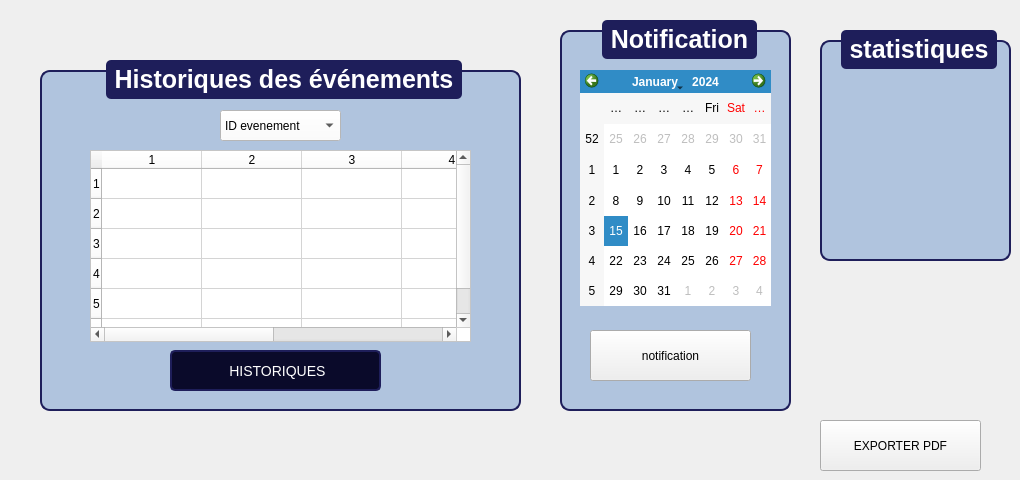
       <widget class="QWidget" name="tab_2">
        <attribute name="title">
         <string>Historique\statistiques\notification</string>
        </attribute>
        <widget class="QGroupBox" name="groupBox_32">
         <property name="geometry">
          <rect>
           <x>40</x>
           <y>60</y>
           <width>481</width>
           <height>351</height>
          </rect>
         </property>
         <property name="styleSheet">
          <string notr="true">QGroupBox {
    font-family: &quot;Arial&quot;;
    font-size: 25px;
    font-weight: bold;
    color: #0A0A2A;
    border: 2px solid #1E1E5A;
    border-radius: 10px;
    margin-top: 10px;
    background-color: #B0C4DE;
}

QGroupBox::title {
    subcontrol-origin: margin;
    subcontrol-position: top center;
    padding: 5px;
    background-color: #1E1E5A;
    color: white;
    border-radius: 5px;
}
</string>
         </property>
         <property name="title">
          <string>Historiques des événements</string>
         </property>
         <widget class="QPushButton" name="pushButton_63">
          <property name="geometry">
           <rect>
            <x>130</x>
            <y>290</y>
            <width>211</width>
            <height>41</height>
           </rect>
          </property>
          <property name="styleSheet">
           <string notr="true">QLineEdit, QDateTimeEdit {
    font-family: &quot;Arial&quot;;
    font-size: 14px;
    color: white;
    background-color: #0A0A2A;
    border: 2px solid #1E1E5A;
    border-radius: 5px;
    padding: 5px;
}

QPushButton {
    font-family: &quot;Arial Black&quot;;
    font-size: 14px;
    color: white;
    background-color: #0A0A2A;
    border: 2px solid #1E1E5A;
    border-radius: 5px;
    padding: 5px;
}

QPushButton:hover {
    background-color: #1E1E5A;
}
</string>
          </property>
          <property name="text">
           <string> HISTORIQUES</string>
          </property>
          <property name="icon">
           <iconset>
            <normaloff>:/icons/icones/addition.png</normaloff>:/icons/icones/addition.png</iconset>
          </property>
          <property name="iconSize">
           <size>
            <width>20</width>
            <height>20</height>
           </size>
          </property>
         </widget>
         <widget class="QComboBox" name="comboBox_8">
          <property name="geometry">
           <rect>
            <x>180</x>
            <y>50</y>
            <width>121</width>
            <height>31</height>
           </rect>
          </property>
          <property name="styleSheet">
           <string notr="true">background-color: rgb(255, 255, 255);</string>
          </property>
          <item>
           <property name="text">
            <string>ID evenement</string>
           </property>
          </item>
         </widget>
         <widget class="QTableWidget" name="tableWidget_2">
          <property name="geometry">
           <rect>
            <x>50</x>
            <y>90</y>
            <width>381</width>
            <height>192</height>
           </rect>
          </property>
          <property name="styleSheet">
           <string notr="true">background-color: rgb(255, 255, 255);</string>
          </property>
          <row/>
          <row/>
          <row/>
          <row/>
          <row/>
          <row/>
          <column/>
          <column/>
          <column/>
          <column/>
          <column/>
          <column/>
         </widget>
        </widget>
        <widget class="QGroupBox" name="groupBox_33">
         <property name="geometry">
          <rect>
           <x>820</x>
           <y>30</y>
           <width>191</width>
           <height>231</height>
          </rect>
         </property>
         <property name="styleSheet">
          <string notr="true">QGroupBox {
    font-family: &quot;Arial&quot;;
    font-size: 25px;
    font-weight: bold;
    color: #0A0A2A;
    border: 2px solid #1E1E5A;
    border-radius: 10px;
    margin-top: 10px;
    background-color: #B0C4DE;
}

QGroupBox::title {
    subcontrol-origin: margin;
    subcontrol-position: top center;
    padding: 5px;
    background-color: #1E1E5A;
    color: white;
    border-radius: 5px;
}
</string>
         </property>
         <property name="title">
          <string>statistiques</string>
         </property>
         <widget class="QLabel" name="label_184">
          <property name="geometry">
           <rect>
            <x>90</x>
            <y>240</y>
            <width>241</width>
            <height>20</height>
           </rect>
          </property>
          <property name="styleSheet">
           <string notr="true">QLabel {
    font-size: 20px;
    font-weight: bold;
    color: #002366;  /* Bleu foncé */
}</string>
          </property>
          <property name="text">
           <string>Confidentialité</string>
          </property>
         </widget>
         <widget class="QPushButton" name="pushButton_146">
          <property name="geometry">
           <rect>
            <x>10</x>
            <y>420</y>
            <width>71</width>
            <height>41</height>
           </rect>
          </property>
          <property name="styleSheet">
           <string notr="true">QLineEdit, QDateTimeEdit {
    font-family: &quot;Arial&quot;;
    font-size: 14px;
    color: white;
    background-color: #0A0A2A;
    border: 2px solid #1E1E5A;
    border-radius: 5px;
    padding: 5px;
}

QPushButton {
    font-family: &quot;Arial Black&quot;;
    font-size: 14px;
    color: white;
    background-color: #0A0A2A;
    border: 2px solid #1E1E5A;
    border-radius: 5px;
    padding: 5px;
}

QPushButton:hover {
    background-color: #1E1E5A;
}
</string>
          </property>
          <property name="text">
           <string>ajouter</string>
          </property>
          <property name="icon">
           <iconset>
            <normaloff>:/icons/icones/addition.png</normaloff>:/icons/icones/addition.png</iconset>
          </property>
          <property name="iconSize">
           <size>
            <width>20</width>
            <height>20</height>
           </size>
          </property>
         </widget>
         <widget class="QLabel" name="label_185">
          <property name="geometry">
           <rect>
            <x>10</x>
            <y>310</y>
            <width>201</width>
            <height>20</height>
           </rect>
          </property>
          <property name="styleSheet">
           <string notr="true">QLabel {
	font: 6pt &quot;Segoe UI&quot;;
    font-size: 20px;
    font-weight: bold;
    color: #002366;  /* Bleu foncé */
}
</string>
          </property>
          <property name="text">
           <string>Responsable</string>
          </property>
         </widget>
         <widget class="QLineEdit" name="l2_43">
          <property name="geometry">
           <rect>
            <x>160</x>
            <y>310</y>
            <width>141</width>
            <height>41</height>
           </rect>
          </property>
          <property name="styleSheet">
           <string notr="true">QLineEdit, QDateTimeEdit {
    font-family: &quot;Arial&quot;;
    font-size: 14px;
    color: white;
    background-color: #0A0A2A;
    border: 2px solid #1E1E5A;
    border-radius: 5px;
    padding: 5px;
}

QPushButton {
    font-family: &quot;Arial Black&quot;;
    font-size: 14px;
    color: white;
    background-color: #0A0A2A;
    border: 2px solid #1E1E5A;
    border-radius: 5px;
    padding: 5px;
}

QPushButton:hover {
    background-color: #1E1E5A;
}

</string>
          </property>
         </widget>
         <widget class="QLabel" name="label_186">
          <property name="geometry">
           <rect>
            <x>20</x>
            <y>360</y>
            <width>201</width>
            <height>20</height>
           </rect>
          </property>
          <property name="styleSheet">
           <string notr="true">QLabel {
	font: 6pt &quot;Segoe UI&quot;;
    font-size: 20px;
    font-weight: bold;
    color: #002366;  /* Bleu foncé */
}
</string>
          </property>
          <property name="text">
           <string>Capacité</string>
          </property>
         </widget>
         <widget class="QLineEdit" name="l2_44">
          <property name="geometry">
           <rect>
            <x>160</x>
            <y>360</y>
            <width>141</width>
            <height>41</height>
           </rect>
          </property>
          <property name="styleSheet">
           <string notr="true">QLineEdit, QDateTimeEdit {
    font-family: &quot;Arial&quot;;
    font-size: 14px;
    color: white;
    background-color: #0A0A2A;
    border: 2px solid #1E1E5A;
    border-radius: 5px;
    padding: 5px;
}

QPushButton {
    font-family: &quot;Arial Black&quot;;
    font-size: 14px;
    color: white;
    background-color: #0A0A2A;
    border: 2px solid #1E1E5A;
    border-radius: 5px;
    padding: 5px;
}

QPushButton:hover {
    background-color: #1E1E5A;
}

</string>
          </property>
         </widget>
         <widget class="QCheckBox" name="checkBox_23">
          <property name="geometry">
           <rect>
            <x>80</x>
            <y>270</y>
            <width>91</width>
            <height>24</height>
           </rect>
          </property>
          <property name="text">
           <string>Privees</string>
          </property>
         </widget>
         <widget class="QCheckBox" name="checkBox_24">
          <property name="geometry">
           <rect>
            <x>190</x>
            <y>273</y>
            <width>91</width>
            <height>21</height>
           </rect>
          </property>
          <property name="text">
           <string>public</string>
          </property>
         </widget>
         <widget class="QPushButton" name="pushButton_148">
          <property name="geometry">
           <rect>
            <x>110</x>
            <y>420</y>
            <width>81</width>
            <height>41</height>
           </rect>
          </property>
          <property name="styleSheet">
           <string notr="true">QLineEdit, QDateTimeEdit {
    font-family: &quot;Arial&quot;;
    font-size: 14px;
    color: white;
    background-color: #0A0A2A;
    border: 2px solid #1E1E5A;
    border-radius: 5px;
    padding: 5px;
}

QPushButton {
    font-family: &quot;Arial Black&quot;;
    font-size: 14px;
    color: white;
    background-color: #0A0A2A;
    border: 2px solid #1E1E5A;
    border-radius: 5px;
    padding: 5px;
}

QPushButton:hover {
    background-color: #1E1E5A;
}
</string>
          </property>
          <property name="text">
           <string>modifier</string>
          </property>
          <property name="icon">
           <iconset>
            <normaloff>:/icons/icones/addition.png</normaloff>:/icons/icones/addition.png</iconset>
          </property>
          <property name="iconSize">
           <size>
            <width>20</width>
            <height>20</height>
           </size>
          </property>
         </widget>
         <widget class="QPushButton" name="pushButton_149">
          <property name="geometry">
           <rect>
            <x>370</x>
            <y>420</y>
            <width>81</width>
            <height>51</height>
           </rect>
          </property>
          <property name="styleSheet">
           <string notr="true">QLineEdit, QDateTimeEdit {
    font-family: &quot;Arial&quot;;
    font-size: 14px;
    color: white;
    background-color: #0A0A2A;
    border: 2px solid #1E1E5A;
    border-radius: 5px;
    padding: 5px;
}

QPushButton {
    font-family: &quot;Arial Black&quot;;
    font-size: 14px;
    color: white;
    background-color: #0A0A2A;
    border: 2px solid #1E1E5A;
    border-radius: 5px;
    padding: 5px;
}

QPushButton:hover {
    background-color: #1E1E5A;
}
</string>
          </property>
          <property name="text">
           <string>modifier</string>
          </property>
          <property name="icon">
           <iconset>
            <normaloff>:/icons/icones/addition.png</normaloff>:/icons/icones/addition.png</iconset>
          </property>
          <property name="iconSize">
           <size>
            <width>20</width>
            <height>20</height>
           </size>
          </property>
         </widget>
         <widget class="QPushButton" name="pushButton_150">
          <property name="geometry">
           <rect>
            <x>230</x>
            <y>420</y>
            <width>81</width>
            <height>41</height>
           </rect>
          </property>
          <property name="styleSheet">
           <string notr="true">QLineEdit, QDateTimeEdit {
    font-family: &quot;Arial&quot;;
    font-size: 14px;
    color: white;
    background-color: #0A0A2A;
    border: 2px solid #1E1E5A;
    border-radius: 5px;
    padding: 5px;
}

QPushButton {
    font-family: &quot;Arial Black&quot;;
    font-size: 14px;
    color: white;
    background-color: #0A0A2A;
    border: 2px solid #1E1E5A;
    border-radius: 5px;
    padding: 5px;
}

QPushButton:hover {
    background-color: #1E1E5A;
}
</string>
          </property>
          <property name="text">
           <string>annuler</string>
          </property>
          <property name="icon">
           <iconset>
            <normaloff>:/icons/icones/addition.png</normaloff>:/icons/icones/addition.png</iconset>
          </property>
          <property name="iconSize">
           <size>
            <width>20</width>
            <height>20</height>
           </size>
          </property>
         </widget>
         <widget class="QLabel" name="label_27">
          <property name="geometry">
           <rect>
            <x>20</x>
            <y>50</y>
            <width>151</width>
            <height>151</height>
           </rect>
          </property>
          <property name="text">
           <string/>
          </property>
          <property name="pixmap">
           <pixmap>../../stat.png</pixmap>
          </property>
          <property name="scaledContents">
           <bool>true</bool>
          </property>
         </widget>
        </widget>
        <widget class="QPushButton" name="acceuil_22">
         <property name="geometry">
          <rect>
           <x>820</x>
           <y>420</y>
           <width>161</width>
           <height>51</height>
          </rect>
         </property>
         <property name="styleSheet">
          <string notr="true">QPushButton {
    background-color: #E8F1FF; /* Couleur de fond initiale */
    color: #000000; /* Couleur du texte */
    border: none;
    font-size: 13px; /* Augmenter la taille du texte */
    font-weight: bold;
    padding: 12px; /* Espacement pour agrandir le bouton */
    border-radius: 8px;
    text-align: center; /* Centrer le texte */
    qproperty-iconSize: 32px 32px; /* Agrandir l'icône */
}

QPushButton:hover {
    background-color: #D0E3FF; /* Couleur au survol */
}

QPushButton:pressed {
    background-color: #D0E3FF; /* Bleu foncé lorsqu'on clique */
    color: white;
}
url(:/icons/icones/14.png)</string>
         </property>
         <property name="text">
          <string>EXPORTER PDF</string>
         </property>
         <property name="icon">
          <iconset>
           <normaloff>:/icons/icones/upload.png</normaloff>:/icons/icones/upload.png</iconset>
         </property>
        </widget>
        <widget class="QGroupBox" name="groupBox_35">
         <property name="geometry">
          <rect>
           <x>560</x>
           <y>20</y>
           <width>231</width>
           <height>391</height>
          </rect>
         </property>
         <property name="styleSheet">
          <string notr="true">QGroupBox {
    font-family: &quot;Arial&quot;;
    font-size: 25px;
    font-weight: bold;
    color: #0A0A2A;
    border: 2px solid #1E1E5A;
    border-radius: 10px;
    margin-top: 10px;
    background-color: #B0C4DE;
}

QGroupBox::title {
    subcontrol-origin: margin;
    subcontrol-position: top center;
    padding: 5px;
    background-color: #1E1E5A;
    color: white;
    border-radius: 5px;
}
</string>
         </property>
         <property name="title">
          <string>Notification</string>
         </property>
         <widget class="QPushButton" name="pushButton_156">
          <property name="geometry">
           <rect>
            <x>370</x>
            <y>420</y>
            <width>81</width>
            <height>51</height>
           </rect>
          </property>
          <property name="styleSheet">
           <string notr="true">QLineEdit, QDateTimeEdit {
    font-family: &quot;Arial&quot;;
    font-size: 14px;
    color: white;
    background-color: #0A0A2A;
    border: 2px solid #1E1E5A;
    border-radius: 5px;
    padding: 5px;
}

QPushButton {
    font-family: &quot;Arial Black&quot;;
    font-size: 14px;
    color: white;
    background-color: #0A0A2A;
    border: 2px solid #1E1E5A;
    border-radius: 5px;
    padding: 5px;
}

QPushButton:hover {
    background-color: #1E1E5A;
}
</string>
          </property>
          <property name="text">
           <string>modifier</string>
          </property>
          <property name="icon">
           <iconset>
            <normaloff>:/icons/icones/addition.png</normaloff>:/icons/icones/addition.png</iconset>
          </property>
          <property name="iconSize">
           <size>
            <width>20</width>
            <height>20</height>
           </size>
          </property>
         </widget>
         <widget class="QPushButton" name="pushButton_157">
          <property name="geometry">
           <rect>
            <x>230</x>
            <y>420</y>
            <width>81</width>
            <height>41</height>
           </rect>
          </property>
          <property name="styleSheet">
           <string notr="true">QLineEdit, QDateTimeEdit {
    font-family: &quot;Arial&quot;;
    font-size: 14px;
    color: white;
    background-color: #0A0A2A;
    border: 2px solid #1E1E5A;
    border-radius: 5px;
    padding: 5px;
}

QPushButton {
    font-family: &quot;Arial Black&quot;;
    font-size: 14px;
    color: white;
    background-color: #0A0A2A;
    border: 2px solid #1E1E5A;
    border-radius: 5px;
    padding: 5px;
}

QPushButton:hover {
    background-color: #1E1E5A;
}
</string>
          </property>
          <property name="text">
           <string>annuler</string>
          </property>
          <property name="icon">
           <iconset>
            <normaloff>:/icons/icones/addition.png</normaloff>:/icons/icones/addition.png</iconset>
          </property>
          <property name="iconSize">
           <size>
            <width>20</width>
            <height>20</height>
           </size>
          </property>
         </widget>
         <widget class="QPushButton" name="acceuil_24">
          <property name="geometry">
           <rect>
            <x>30</x>
            <y>310</y>
            <width>161</width>
            <height>51</height>
           </rect>
          </property>
          <property name="styleSheet">
           <string notr="true">QPushButton {
    background-color: #E8F1FF; /* Couleur de fond initiale */
    color: #000000; /* Couleur du texte */
    border: none;
    font-size: 13px; /* Augmenter la taille du texte */
    font-weight: bold;
    padding: 12px; /* Espacement pour agrandir le bouton */
    border-radius: 8px;
    text-align: center; /* Centrer le texte */
    qproperty-iconSize: 32px 32px; /* Agrandir l'icône */
}

QPushButton:hover {
    background-color: #D0E3FF; /* Couleur au survol */
}

QPushButton:pressed {
    background-color: #D0E3FF; /* Bleu foncé lorsqu'on clique */
    color: white;
}
url(:/icons/icones/14.png)</string>
          </property>
          <property name="text">
           <string>notification</string>
          </property>
          <property name="icon">
           <iconset>
            <normaloff>:/icons/icones/upload.png</normaloff>:/icons/icones/upload.png</iconset>
          </property>
         </widget>
         <widget class="QCalendarWidget" name="calendarWidget">
          <property name="geometry">
           <rect>
            <x>20</x>
            <y>50</y>
            <width>191</width>
            <height>236</height>
           </rect>
          </property>
         </widget>
        </widget>
       </widget>
